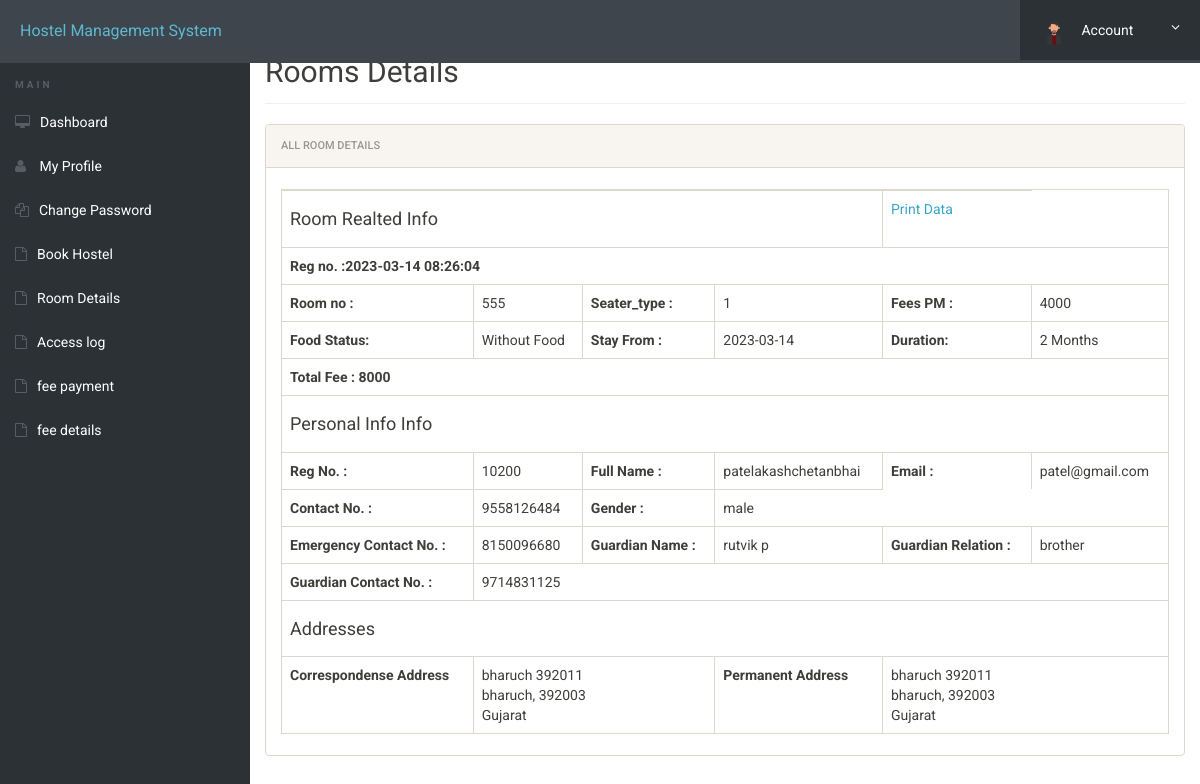
/room-details.php (signed in), run on the app's committed database.
### tables this page shows
CREATE TABLE `user_booking` (
  `id` int(11) NOT NULL,
  `roomno` int(11) NOT NULL,
  `seater_type` varchar(50) NOT NULL,
  `feespm` int(11) NOT NULL,
  `foodstatus` int(11) NOT NULL,
  `stayfrom` date NOT NULL,
  `duration` int(11) NOT NULL,
  `regno` int(11) NOT NULL,
  `firstName` varchar(500) NOT NULL,
  `middleName` varchar(500) NOT NULL,
  `lastName` varchar(500) NOT NULL,
  `gender` varchar(250) NOT NULL,
  `contactno` bigint(11) NOT NULL,
  `emailid` varchar(500) NOT NULL,
  `egycontactno` bigint(11) NOT NULL,
  `guardianName` varchar(500) NOT NULL,
  `guardianRelation` varchar(500) NOT NULL,
  `guardianContactno` bigint(11) NOT NULL,
  `corresAddress` varchar(500) NOT NULL,
  `corresCIty` varchar(500) NOT NULL,
  `corresState` varchar(500) NOT NULL,
  `corresPincode` int(11) NOT NULL,
  `pmntAddress` varchar(500) NOT NULL,
  `pmntCity` varchar(500) NOT NULL,
  `pmnatetState` varchar(500) NOT NULL,
  `pmntPincode` int(11) NOT NULL,
  `postingDate` timestamp NOT NULL DEFAULT current_timestamp(),
  `updationDate` varchar(500) NOT NULL
);

### room-details.php (the view, shortened to what this page needs)
<?php
include('includes/config.php');
?>
<!doctype html>
<html lang="en" class="no-js">
<head>
	<link rel="stylesheet" href="css/font-awesome.min.css">
	<link rel="stylesheet" href="css/bootstrap.min.css">
	<link rel="stylesheet" href="css/dataTables.bootstrap.min.css">
	<link rel="stylesheet" href="css/bootstrap-social.css">
	<link rel="stylesheet" href="css/bootstrap-select.css">
	<link rel="stylesheet" href="css/fileinput.min.css">
	<link rel="stylesheet" href="css/awesome-bootstrap-checkbox.css">
	<link rel="stylesheet" href="css/style.css">
</head>
<body>
	<?php include('includes/header.php');?>
	<div class="ts-main-content">
			<?php include('includes/sidebar.php');?>
		<div class="content-wrapper">
			<div class="container-fluid">
				<div class="row">
					<div class="col-md-12">
						<h2 class="page-title">Rooms Details</h2>
						<div class="panel panel-default">
							<div class="panel-heading">All Room Details</div>
							<div class="panel-body">
								<table id="zctb" class="table table-bordered " cellspacing="0" width="100%">
									<tbody>
<?php
$aid=$_SESSION['login'];
	$ret="select * from user_booking where emailid=?";
$stmt= $mysqli->prepare($ret) ;
$stmt->bind_param('s',$aid);
$stmt->execute() ;
$res=$stmt->get_result();
while($row=$res->fetch_object())
	  {
	  	?>
<tr>
<td colspan="4"><h4>Room Realted Info</h4></td>
<td><a href="javascript:void(0);"  onClick="popUpWindow('http://localhost/ak/hostel/full-profile.php?id=<?php echo $row->emailid;?>');" title="View Full Details">Print Data</a></td>
</tr>
<tr>
<td colspan="6"><b>Reg no. :<?php echo $row->postingDate;?></b></td>
</tr>
<tr>
<td><b>Room no :</b></td>
<td><?php echo $row->roomno;?></td>
<td><b>Seater_type :</b></td>
<td><?php echo $row->seater_type;?></td>
<td><b>Fees PM :</b></td>
<td><?php echo $fpm=$row->feespm;?></td>
</tr>
<tr>
<td><b>Food Status:</b></td>
<td>
<?php if($row->foodstatus==0)
{
echo "Without Food";
}
else
{
echo "With Food";
}
;?></td>
<td><b>Stay From :</b></td>
<td><?php echo $row->stayfrom;?></td>
<td><b>Duration:</b></td>
<td><?php echo $dr=$row->duration;?> Months</td>
</tr>
<tr>
<td colspan="6"><b>Total Fee :
<?php if($row->foodstatus==1)
{
$fd=2000;
echo (($dr*$fpm)+$fd);
}
else
{
echo $dr*$fpm;
}
?></b></td>
</tr>
<tr>
<td colspan="6"><h4>Personal Info Info</h4></td>
</tr>
<tr>
<td><b>Reg No. :</b></td>
<td><?php echo $row->regno;?></td>
<td><b>Full Name :</b></td>
<td><?php echo $row->firstName;?><?php echo $row->middleName;?><?php echo $row->lastName;?></td>
<td><b>Email :</b></td>
<td><?php echo $row->emailid;?></td>
</tr>
<tr>
<td><b>Contact No. :</b></td>
<td><?php echo $row->contactno;?></td>
<td><b>Gender :</b></td>
<td><?php echo $row->gender;?></td>
</tr>
<tr>
<td><b>Emergency Contact No. :</b></td>
<td><?php echo $row->egycontactno;?></td>
<td><b>Guardian Name :</b></td>
<td><?php echo $row->guardianName;?></td>
<td><b>Guardian Relation :</b></td>
<td><?php echo $row->guardianRelation;?></td>
</tr>
<tr>
<td><b>Guardian Contact No. :</b></td>
<td colspan="6"><?php echo $row->guardianContactno;?></td>
</tr>
<tr>
<td colspan="6"><h4>Addresses</h4></td>
</tr>
<tr>
<td><b>Correspondense Address</b></td>
<td colspan="2">
<?php echo $row->corresAddress;?><br />
<?php echo $row->corresCIty;?>, <?php echo $row->corresPincode;?><br />
<?php echo $row->corresState;?>
</td>
<td><b>Permanent Address</b></td>
<td colspan="2">
<?php echo $row->pmntAddress;?><br />
<?php echo $row->pmntCity;?>, <?php echo $row->pmntPincode;?><br />
<?php echo $row->pmnatetState;?>
</td>
</tr>
<?php
} ?>
</tbody>
</table>
</div>
</div>
</div>
</div>
</div>
</div>
</div>
</body>
</html>

### css/style.css (style rules this page uses)
html { font-size: 14px; }
@media only screen and (min-width: 480px) { html { font-size: 17px; } }
@media only screen and (min-width: 768px) { html { font-size: 14px; } }
body { font-size: 1em; }
a { color: #37a6c4; }
.panel { overflow: hidden; }
.page-title { padding-bottom: 15px; margin-bottom: 20px; border-bottom: 1px solid #f0f0f0; }
.ts-main-content .content-wrapper { padding-top: 15px; margin-top: 20px; }
@media only screen and (min-width: 992px) { .ts-main-content .content-wrapper { margin-left: 250px; } }

### data on the page
user_booking: postingDate "2023-03-14 08:26:04", roomno "555", seater_type "1", feespm "4000", foodstatus "Without Food", stayfrom "2023-03-14", duration "2", $dr*$fpm "8000", regno "10200", firstName "patel", middleName "akash", lastName "chetanbhai", emailid "patel@gmail.com", contactno "9558126484", gender "male", egycontactno "8150096680", guardianName "rutvik p", guardianRelation "brother", guardianContactno "9714831125", corresAddress "bharuch 392011", corresCIty "bharuch", corresPincode "392003", corresState "Gujarat", pmntAddress "bharuch 392011", pmntCity "bharuch", pmntPincode "392003", pmnatetState "Gujarat"
